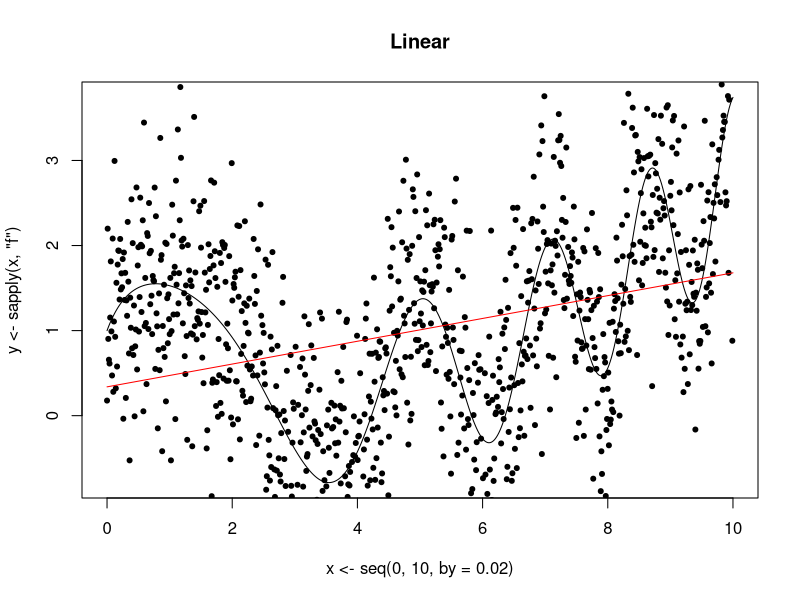
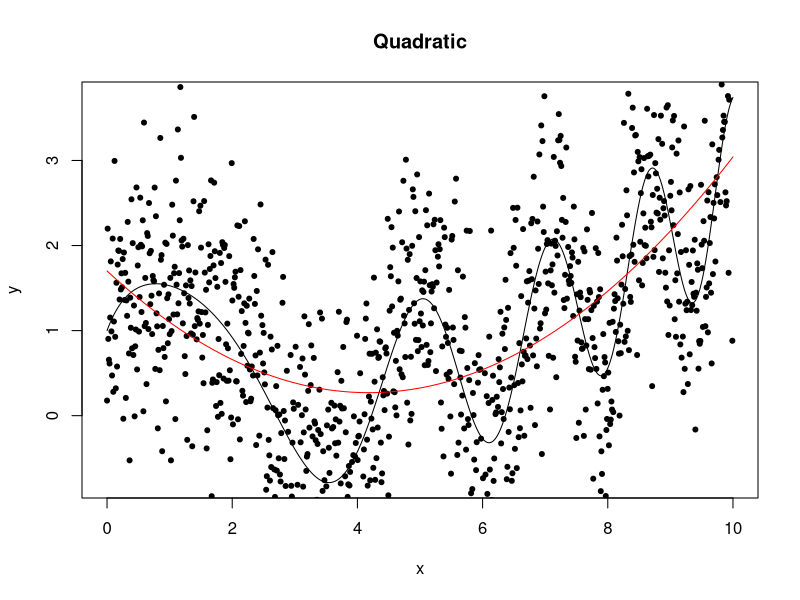

Source code (R) for these figures, in order: (Note: this script raises an error after producing the figures.)
# In this file we create a function f(x)=2*x + cos(x^2) -3*ln(x+1) as
# the "true function". Next we generate data data that represents points
# of the form (x, f(x) + err) where err is normal with mean 0 and some
# standard deviation. We now use this data to estimate f(x) by
# polynomials and splines (B-splines and natural splines)

################### Simulation step ##################
# take a somewhat arbitrary function:
f<-function(x){return(2*x + cos(x*x/4) - 3*log(x+1)^2)}
# plot it to see how it looks like
plot(x<-seq(0,10,by=0.02), y<-sapply(x,'f'),'l', main="Linear")

# Now take a set of 1000 xx, and simulate yy by setting it to yy=f(xx)+err
# where err is iid normal N(0,sigma=0.9)
xx<-seq(0,10,length.out=1000)
yy<-sapply(xx,'f')+rnorm(length(xx),0,0.9)

# From now on we work with the noisy data xx and yy. 
# First put them in  a data frame
dat<-data.frame(X=xx,Y=yy)
# Now plot these noisy data to visualize them
points(xx,yy,pch=20)

# Now start playing around with different kinds of linear models:
# First try a straight line:
model1<-lm(Y ~ X, data=dat)
print(summary(model1))
lines(xx, model1$coefficients[1]+model1$coefficients[2]*xx, col="red")
readline("Hit enter  to see the quadratic model")

# Now try a quadratic model y=b0 + b1 x + b2 x^2:
dev.new()
plot(x,y,'l', main="Quadratic")
points(xx,yy,pch=20)
model2<-lm(Y ~ X + I(X^2), data=dat)
print(summary(model2))
lines(xx, model2$coefficients[1]+model2$coefficients[2]*xx 
                      +model2$coefficients[3]*xx^2, col="red")
# Now let the user decide what kind of model (polynomial, B-spline or
# N-spline) to use and how many degrees of freedom:

# First, load the splines library for spline regression
library(splines)
repeat{
   # read the degree of polynomial and spline (effective number of
   # variables). Make sure to use as.numeric since anything read by
   # readline is interpreted as string:
   d<-as.numeric(readline("\nWrite the degree (0 to quit):\n"))
   if (d<1) break
   type<-readline("\nWrite 'p' for polynomial, 'b' for B-spline and 'n' for natural spline\n")
   # p: Use regression using polynomials of degree d.
   #
   # b: Use regression using B-Splines. These are piecewise cubic splines
   # which tie together smoothly, that is at knot points agree both on
   # value, and the value of the first and second derivatives. The
   # default is degree 3 polynomial spline.
   #
   # n: Use regression using natural splines. These are almost identical to
   # B-splines, except that they also make sure that the point x=0
   # and the maximal x value the spline function is zero. The default is
   # degree 3 polynomial spline.
   dev.new()
   if(type=='p'){model3<-lm(Y~poly(X,d), data=dat)}
   else if(type=='b'){model3<-lm(Y~ bs(X,df=d), data=dat)}
   else if(type=='n'){model3<-lm(Y~ ns(X,df=d), data=dat)}
   tp<-function(c) # An auxiliary function
         {ifelse(c=='p',"polynomials",ifelse(c=='b',"B-spline","n-spline"))}
   plot(x,y,'l',main=paste("df=",d,"type=",tp(type)))
   #points(xx,yy,pch=20)
   print(summary(model3))
   lines(xx,predict(model3,data.frame(X=xx)), col="blue")
}


